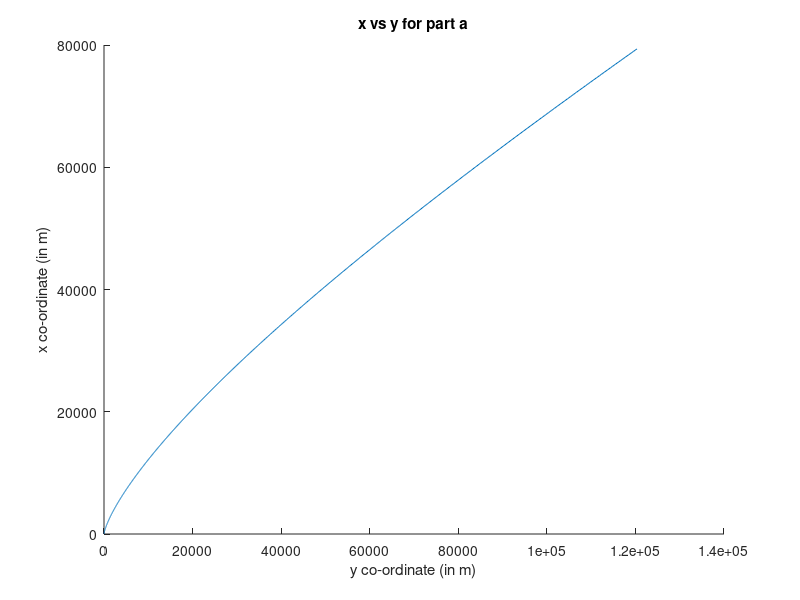
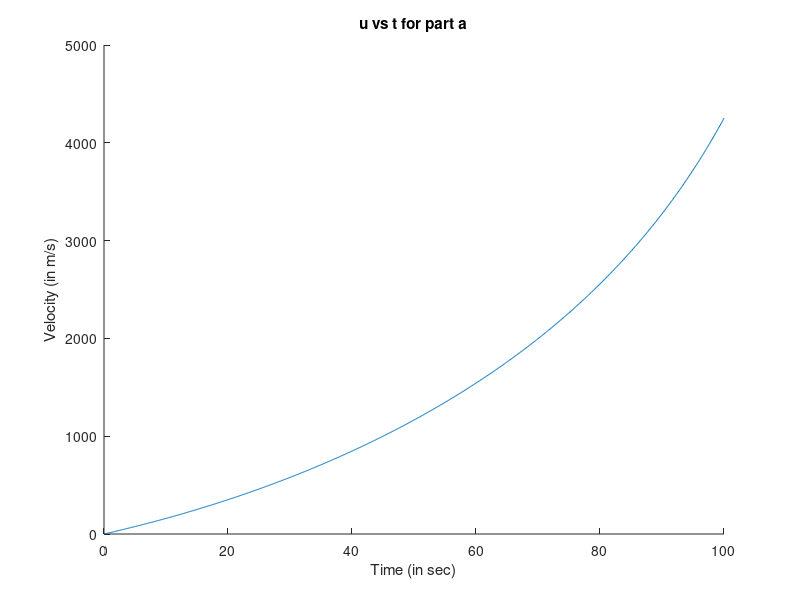
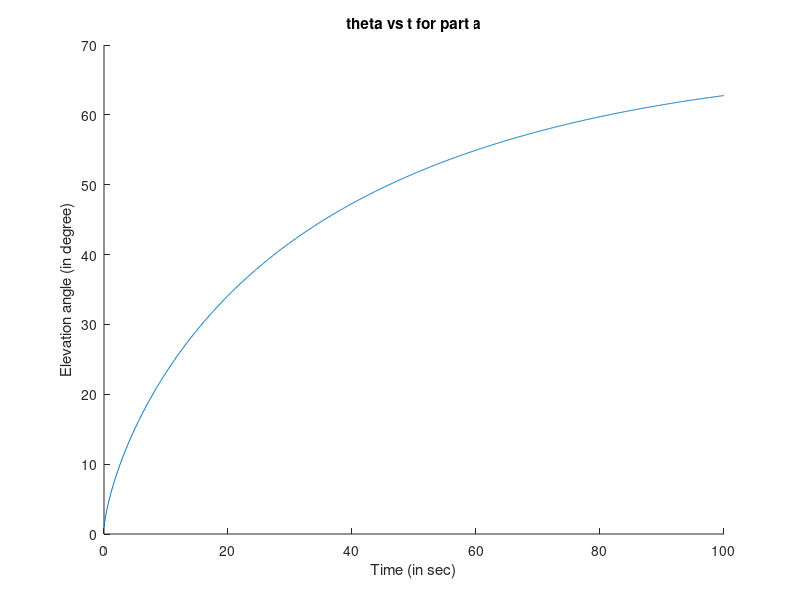
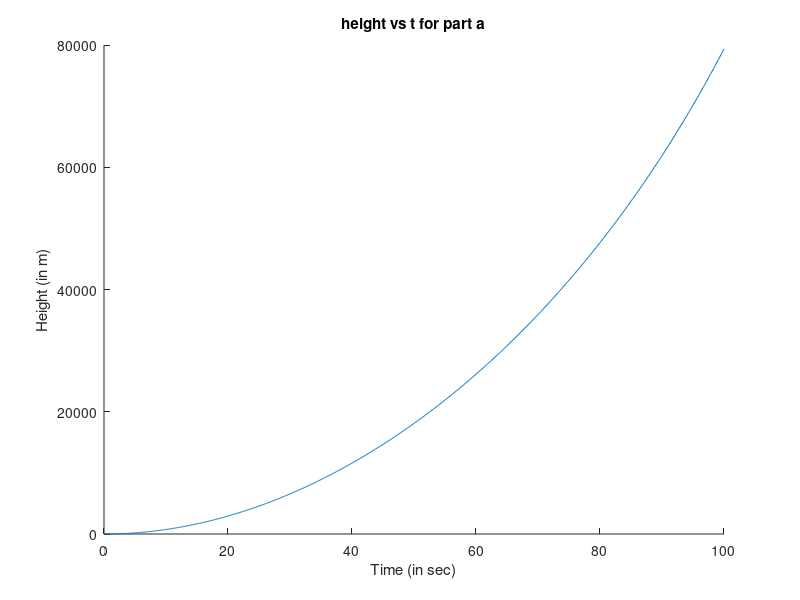

The MATLAB source for these figures, in order:
function assignment_q1
    % Given
    M_o = 15000;      % kg
    M_p = 12000;      % kg
    t_b = 100;           % sec
    u_eq = 3048;      % m/s
    theta_o = 1;        % degree
    delta_t = 0.1;      % sec
    
    % Caculation
    M_b = M_o - M_p; % kg
    massRate = M_p /  t_b; % kg/s
    Thrust = massRate * u_eq;  %N
    R = M_o / M_b;
    
    % Question 1 Solution
    solution('a')
    
    % Question 2 Solution
    solution('b')
    
    % Question 3 Solution
    solution('c')
    
    % Question 4 Solution
    solution('d')
    
    function solution(part)
        D = 0; % N
        g_o = 9.81; % m/s^2
        u_x(1) = 0;  % m/s
        u_y(1) = 0;  % m/s
        u(1) = 0;     % m/s
        u_n(1) = 0; % m/s
        u_r(1) = 0;  % m/s
        x(1) = 0;     % m
        y(1) = 0;     % m
        h(1) = 0;     % m
        theta(1) = theta_o;  % in degree
        M(1) = M_o; % kg
        t(1) = 0;       % s
        for i = 2:1001
            t(i) = t(i - 1) + delta_t;
            if (part == 'a')
                % g = 9.81 (constant)
                g = g_o;
                % Drag = 0
                D = 0;
            elseif (part == 'b')
                % g = 9.81 * (Re/ (Re + h)) 
                g = get_g(g_o, h(i - 1));
                % Drag = 0
                D = 0;
            elseif (part == 'c')
                % g = 9.81 (constant)
                g = g_o;
                % Drag = C_d * (1/2) * rho_h * (u^2) * A_f;
                D = get_D(h(i - 1), u(i -1));
            elseif (part == 'd')
                % g = 9.81 * (Re/ (Re + h)) 
                g = get_g(g_o, h(i - 1));
                 % Drag = C_d * (1/2) * rho_h * (u^2) * A_f;
                D = get_D(h(i - 1), u(i - 1));
            end
            delta_u_tOld = get_delta_u_tOld(massRate, u_eq, M(i -1), D, g, theta(i - 1), delta_t);
            delta_un_tOld = get_delta_un_tOld(g, theta(i - 1), delta_t);
            delta_ur_tOld = get_delta_ur_tOld(delta_u_tOld, delta_un_tOld);
            delta_theta_tOld = get_delta_theta_tOld(delta_un_tOld, u_r(i - 1), delta_u_tOld);
            delta_phi_tOld = get_delta_phi_tOld(delta_un_tOld, delta_u_tOld);
            delta_ux_tOld = get_delta_ux_tOld(delta_ur_tOld, theta(i -1), delta_phi_tOld);
            delta_uy_tOld = get_delta_uy_tOld(delta_ur_tOld, theta(i -1), delta_phi_tOld);

            theta(i) = get_theta_tNew(theta(i - 1), delta_theta_tOld);
            u_x(i) = get_ux_tNew(u_x(i - 1), delta_ux_tOld);
            u_y(i) = get_uy_tNew(u_y(i - 1), delta_uy_tOld);
            u_r(i) = get_ur_tNew(u_x(i), u_y(i));
            u(i) = get_u_tNew(u_r(i));

            delta_x_tOld = get_delta_x_tOld(u_x(i), delta_t);
            delta_y_tOld = get_delta_y_tOld(u_y(i), delta_t);
            delta_M_tOld = get_delta_M_tOld(massRate, delta_t);

            x(i) = get_x_tNew(x(i - 1), delta_x_tOld);
            y(i) = get_y_tNew(y(i - 1), delta_y_tOld);
            M(i) = get_M_tNew(M(i - 1), delta_M_tOld);
            h(i) = get_h_tNew(y(i));
        end
        
        %%%%%%%OUTPUT%%%%%%%%
        
        %%%Answers%%%
        % Burnout height for respective question
        disp(['For Question 1 part ', part])
        disp(['Burnout height(h_b) is ', num2str(h(end)), ' m']);
        % Burnout speed for respective question
        disp(['Burnout speed(v_b) is ', num2str(u(end)), ' m/s']);
        % Burnout theta for respective question
        disp(['Burnout angle(theta) is ', num2str(theta(end)), ' degree']);
        
        %%%Plots%%%
        %%%Plot y-coordinate vs x-coordinate%%%
        save_fig = figure
        hold on
        plot(x, y)
        title(['x vs y for part ', part])
        ylabel('x co-ordinate (in m)')
        xlabel('y co-ordinate (in m)')
        hold off
        saveas(save_fig, ['x_vs_y_part_', part, '.png'])
        %%%Plot speed vs time%%%
        save_fig = figure
        hold on
        plot(t, u)
        title(['u vs t for part ', part])
        ylabel('Velocity (in m/s)')
        xlabel('Time (in sec)')
        hold off
        saveas(save_fig, ['u_vs_t_part_', part, '.png'])
        %%%Plot elevation angle vs time%%%
        save_fig = figure
        hold on
        plot(t, theta)
        title(['theta vs t for part ', part])
        ylabel('Elevation angle (in degree)')
        xlabel('Time (in sec)')
        hold off
        saveas(save_fig, ['theta_vs_t_part_', part, '.png'])
        %%%Plot height vs time%%
        save_fig = figure
        hold on
        plot(t, h)
        title(['height vs t for part ', part])
        ylabel('Height (in m)')
        xlabel('Time (in sec)')
        hold off
        saveas(save_fig, ['theta_vs_t_part_', part, '.png'])
    end
     
    %%%Functions%%%
    function g = get_g(g_o, h)
        g = g_o * (6400000 / (6400000 + h));
    end

    function D = get_D(h, u)
        rho_h = 1.2 * exp(-2.9 * (10^(-5)) * (h^(1.15)));
        A_f = 1;
        C_d = 0.1;
        D = C_d * (1/2) * rho_h * (u^2) * A_f;
    end

    function delta_u_tOld = get_delta_u_tOld(massRate_tOld, ueq_tOld, M_tOld, D_tOld, g_tOld, theta_tOld, delta_t)
        delta_u_tOld = ( ((massRate_tOld * ueq_tOld) / M_tOld) - (D_tOld / M_tOld) - (g_tOld * cosd(theta_tOld)) ) * delta_t;
    end

    function delta_un_tOld = get_delta_un_tOld(g_tOld, theta_tOld, delta_t)
        delta_un_tOld = g_tOld * sind(theta_tOld) * delta_t;
    end

    function delta_ur_tOld = get_delta_ur_tOld(delta_u_tOld, delta_un_tOld)
        delta_ur_tOld = ( (delta_u_tOld)^2 + (delta_un_tOld)^2) ^ (1/2);
    end

    function delta_theta_tOld = get_delta_theta_tOld(delta_un_tOld, ur_tOld, delta_u_tOld)
        delta_theta_tOld = atand((delta_un_tOld) / (ur_tOld + delta_u_tOld));
    end

    function delta_phi_tOld = get_delta_phi_tOld(delta_un_tOld, delta_u_tOld)
        delta_phi_tOld = atand(delta_un_tOld / delta_u_tOld);
    end
    
    function delta_ux_tOld = get_delta_ux_tOld(delta_ur_tOld, theta_tOld, delta_phi_tOld)
        delta_ux_tOld =delta_ur_tOld * (sind(theta_tOld + delta_phi_tOld));
    end
    
   function delta_uy_tOld = get_delta_uy_tOld(delta_ur_tOld, theta_tOld, delta_phi_tOld)
        delta_uy_tOld =delta_ur_tOld * (cosd(theta_tOld + delta_phi_tOld));
   end

    function theta_tNew = get_theta_tNew(theta_tOld, delta_theta_tOld)
        theta_tNew = theta_tOld + delta_theta_tOld;
    end

    function  ux_tNew = get_ux_tNew(ux_tOld, delta_ux_tOld)
        ux_tNew = ux_tOld + delta_ux_tOld;
    end

    function  uy_tNew = get_uy_tNew(uy_tOld, delta_uy_tOld)
        uy_tNew = uy_tOld + delta_uy_tOld;
    end

    function ur_tNew = get_ur_tNew(ux_tNew, uy_tNew)
        ur_tNew = ((ux_tNew ^ 2) + (uy_tNew ^ 2))^(1/2);
    end

    function u_tNew = get_u_tNew(ur_tNew)
        u_tNew = ur_tNew;
    end

    function delta_x_tOld = get_delta_x_tOld(ux_tNew, delta_t)
        delta_x_tOld = ux_tNew * delta_t;
    end

    function delta_y_tOld = get_delta_y_tOld(uy_tNew, delta_t)
        delta_y_tOld = uy_tNew * delta_t;
    end

    function delta_M_tOld = get_delta_M_tOld(massRate_tOld, delta_t)
        delta_M_tOld = -massRate_tOld * delta_t;
    end

    function x_tNew = get_x_tNew(x_tOld, delta_x_tOld)
        x_tNew = x_tOld + delta_x_tOld;
    end
    
   function y_tNew = get_y_tNew(y_tOld, delta_y_tOld)
        y_tNew = y_tOld + delta_y_tOld;
   end

    function M_tNew = get_M_tNew(M_tOld, delta_M_tOld)
        M_tNew = M_tOld + delta_M_tOld;
    end

    function h_tNew = get_h_tNew(y_tNew)
        h_tNew = y_tNew;
    end

end
